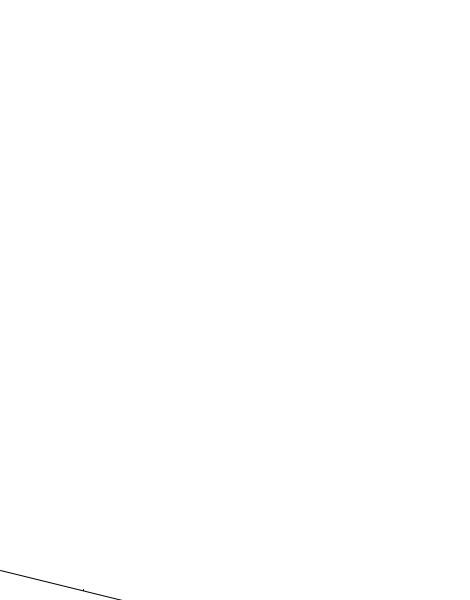
Frame 1 (no input)
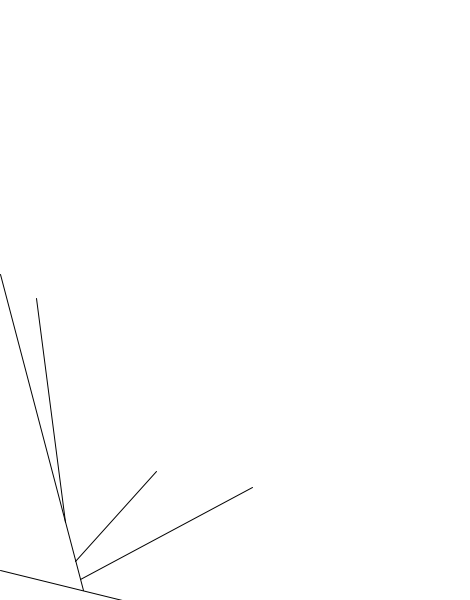
Frame 60 (the mouse pressed at the canvas centre just before this capture)
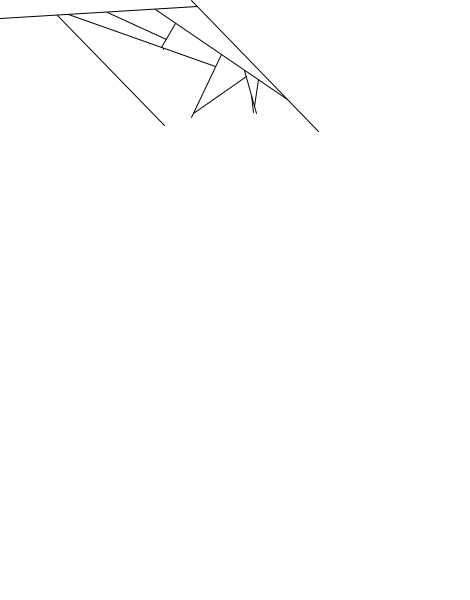
Frame 120 (the mouse held since frame 60 and released just before this capture)

The Processing sketch that drew these frames (run headless with seeded random() and noise(); from frame 60 on, the mouse is pressed at the canvas centre):

// Processing sketch: processing_136697
// ── processing_136697.pde


class Line {
  PVector start, end;
  color c;
  
  Line(PVector _start, PVector _end, color _c) {
    start = _start;
    end   = _end;
    c     = _c;
  }
  
  void set_start(PVector _start) {
    start = _start;
  }
  
  void set_end(PVector _end) {
    end = _end;
  }
  
  PVector get_start() {
    return start;
  }
  
  PVector get_end() {
    return end;
  }
  
  void draw(float t) {
    if (t > 1) t = 1;
    float x1 = start.x;
    float y1 = start.y;
    float x2 = end.x;
    float y2 = end.y;
    
    float x = x1 + t * (x2 - x1);
    float y = y1 + t * (y2 - y1);
    
    pushStyle();
    stroke(c);
    line(start.x, start.y, x, y);
    popStyle();
  }
  
  PVector circle_intersection(float cx, float cy, float cr ) {
    float x1 = start.x;
    float y1 = start.y;
    float x2 = end.x;
    float y2 = end.y;
    
    float dx = x2 - x1;
    float dy = y2 - y1;
    float a = dx * dx + dy * dy;
    float b = 2 * (dx * (x1 - cx) + dy * (y1 - cy));
    float c = cx * cx + cy * cy;
    c += x1 * x1 + y1 * y1;
    c -= 2 * (cx * x1 + cy * y1);
    c -= cr * cr;
    float bb4ac = b * b - 4 * a * c;
   
    if (bb4ac < 0) {  // Not intersecting
      return null;
    } else {
      float mu = (-b + sqrt( b*b - 4*a*c )) / (2*a);
      float ix1 = x1 + mu*(dx);
      float iy1 = y1 + mu*(dy);
      mu = (-b - sqrt(b*b - 4*a*c )) / (2*a);
      float ix2 = x1 + mu*(dx);
      float iy2 = y1 + mu*(dy);
      
      PVector intersection_1 = new PVector(ix1, iy1);
      PVector intersection_2 = new PVector(ix2, iy2);
      
      float distance_to_1 = distance_between_points(start, intersection_1);
      float distance_to_2 = distance_between_points(start, intersection_2);
      
      if (distance_to_1 < distance_to_2) {
        return intersection_1;
      } else {
        return intersection_2;
      }
    }
  }
  
  PVector line_itersection(Line one, Line two) {
    float x1 = one.get_start().x;
    float y1 = one.get_start().y;
    float x2 = one.get_end().x;
    float y2 = one.get_end().y;
    
    float x3 = two.get_start().x;
    float y3 = two.get_start().y;
    float x4 = two.get_end().x;
    float y4 = two.get_end().y;
    
    float bx = x2 - x1;
    float by = y2 - y1;
    float dx = x4 - x3;
    float dy = y4 - y3;
   
    float b_dot_d_perp = bx * dy - by * dx;
   
    if(b_dot_d_perp == 0) return null;
   
    float cx = x3 - x1;
    float cy = y3 - y1;
   
    float t = (cx * dy - cy * dx) / b_dot_d_perp;
    if(t < 0 || t > 1) return null;
   
    float u = (cx * by - cy * bx) / b_dot_d_perp;
    if(u < 0 || u > 1) return null;
   
    return new PVector(x1+t*bx, y1+t*by);
  }
  
  PVector intersects_at(Line other) {
    return line_itersection(this, other);
  }
  
  PVector random_point_on_line() {
    float t = random(0,100) / 100;
    float x1 = start.x;
    float y1 = start.y;
    float x2 = end.x;
    float y2 = end.y;
    
    float x = x1 + t * (x2 - x1);
    float y = y1 + t * (y2 - y1);
    
    return new PVector(x, y);
  }
  
  String to_s() {
    return "("+start.x+","+start.y+") ("+end.x+","+end.y+")";
  }
}
  
PVector random_bounded_vector() {
  return new PVector(random(width), random(height));
}

PVector northern_vector() {
  return new PVector(random(width), 0);
}

PVector eastern_vector() {
  return new PVector(width, random(height));
}

PVector southern_vector() {
  return new PVector(random(width), height);
}

PVector western_vector() {
  return new PVector(0, random(height));
}

Line random_cross_screen_line() {
  
 int rand = (int)random(6);
  switch(rand) {
    case 0: 
      return new Line(western_vector(), northern_vector(), color(0));
    case 1:
      return new Line(northern_vector(), eastern_vector(), color(0));
    case 2:
      return new Line(eastern_vector(), southern_vector(), color(0));
    case 3:
      return new Line(southern_vector(), western_vector(), color(0));
    case 4:
      return new Line(western_vector(), eastern_vector(), color(0));
    case 5:
      return new Line(northern_vector(), southern_vector(), color(0));
  }
  // Comment out the top switch to allow for straight up random lines.
  return new Line(random_bounded_vector(), random_bounded_vector(), color(0));
}

Line random_line_from_existing(Line other) {
  int rand = (int)random(4);
  
  PVector start = other.random_point_on_line();
  
  switch(rand) {
    case 0: 
      return new Line(start, northern_vector(), color(0));
    case 1:
      return new Line(start, eastern_vector(), color(0));
    case 2:
      return new Line(start, southern_vector(), color(0));
    case 3:
      return new Line(start, western_vector(), color(0));
  }
  
  return other;
}


float distance_between_points(PVector one, PVector two) {
  return sqrt(sq(one.x - two.x) + sq(one.y - two.y));
}

Line the_others[];
int NUMBER_OF_OTHERS = 1000;
int lines_created;
float scale;
boolean create_next;

void setup() {
  size(470, 600);
  smooth();
  frameRate(55);
  initialize();
  stroke(0);
  scale = 1;
}

void initialize() {
  background(255);

  lines_created = 1;
  the_others = new Line[NUMBER_OF_OTHERS];
  the_others[0] = random_cross_screen_line();
    PVector circle_intersection = the_others[0].circle_intersection(width/2, height/2, width * 0.4);
    if (circle_intersection != null) {
      the_others[0].set_end(circle_intersection);
    }
    
  the_others[0].draw(1);
  create_next = true;

}

void mousePressed() {
  initialize();
}



void draw() {

  if (lines_created != NUMBER_OF_OTHERS) {
    
    if (create_next) {
      create_next = false;
      int starting_place = 0;
      
      if (lines_created > 150) {
        starting_place = lines_created - 100;
      } 
      
      the_others[lines_created] = random_line_from_existing(the_others[(int)random(starting_place, lines_created)]);
  
      
      PVector circle_intersection = the_others[lines_created].circle_intersection(width/2, height/2, width * 0.4);
      if (circle_intersection != null) {
        the_others[lines_created].set_end(circle_intersection);
      }
      
      
  
      for (int i = 0; i < lines_created; i++) {
        PVector intersection = the_others[lines_created].intersects_at(the_others[i]);
        if (intersection != null) {
          float distance_to_start = distance_between_points(the_others[lines_created].get_start(), intersection);
          float distance_to_end = distance_between_points(the_others[lines_created].get_end(), intersection);
          if (distance_to_end > distance_to_start) {
            the_others[lines_created].set_start(intersection);
          } else {
            the_others[lines_created].set_end(intersection);
          }
        }  
      }
    }
    float length_of_line = distance_between_points(the_others[lines_created].get_start(),the_others[lines_created].get_end());
    if ( length_of_line > 15) {
      background(255);
      for (int i = 0; i < lines_created; i++) {
        the_others[i].draw(1);
      }
      the_others[lines_created].draw(scale/length_of_line);
      scale += 15;
      if (scale > length_of_line) {
        //println("leveled");
        lines_created++;
        scale = 1;
        create_next = true;
      }
    } else {
      create_next = true;
    }
    
  }

  

  
}
